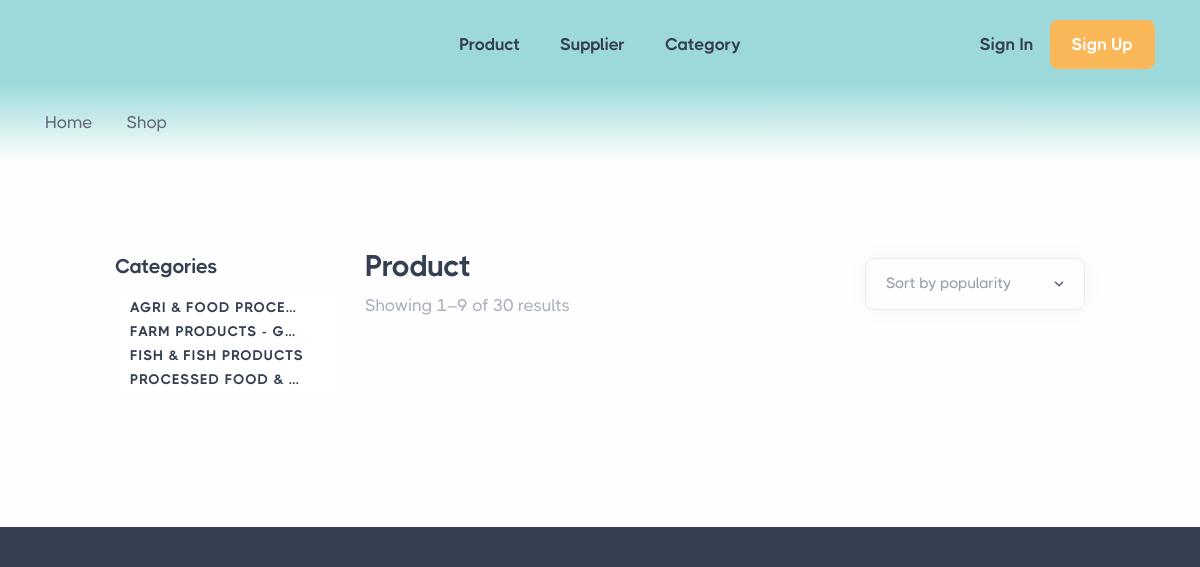
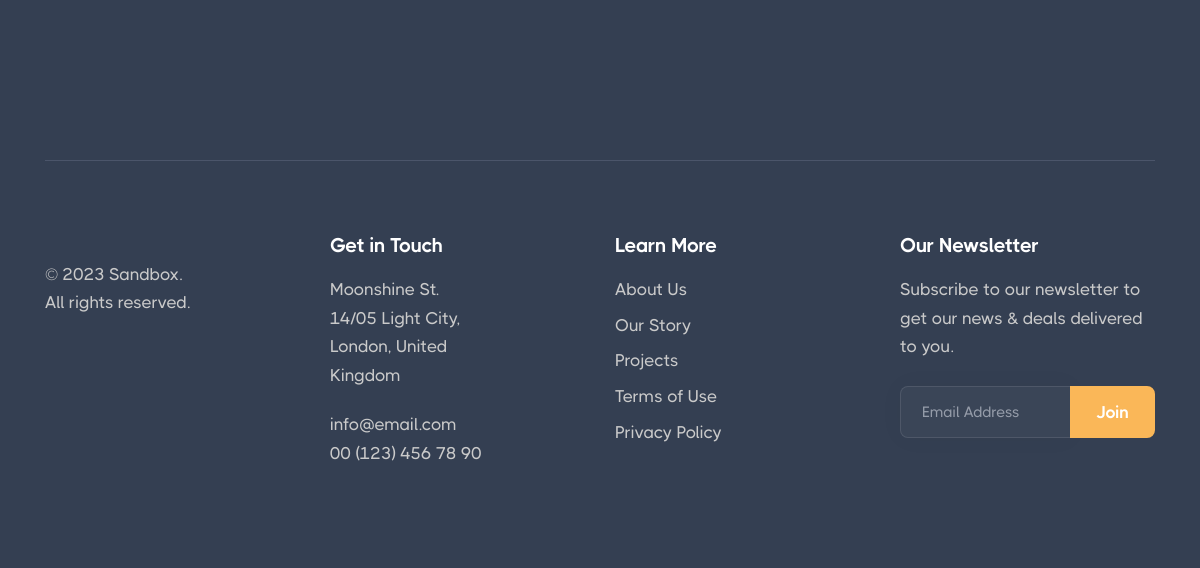
/product, run on an earlier commit of the app's database (2 pictures, top to bottom).
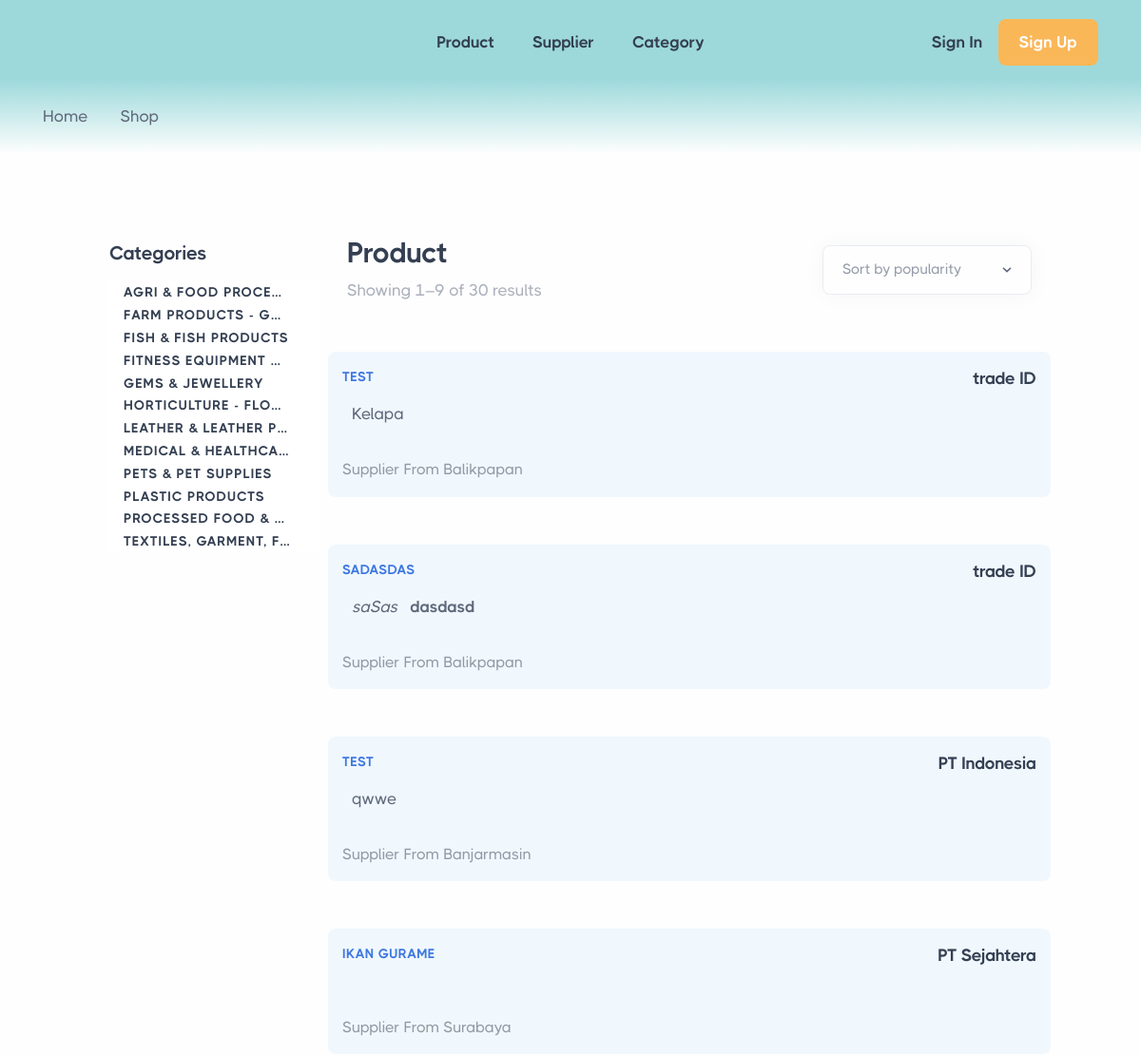
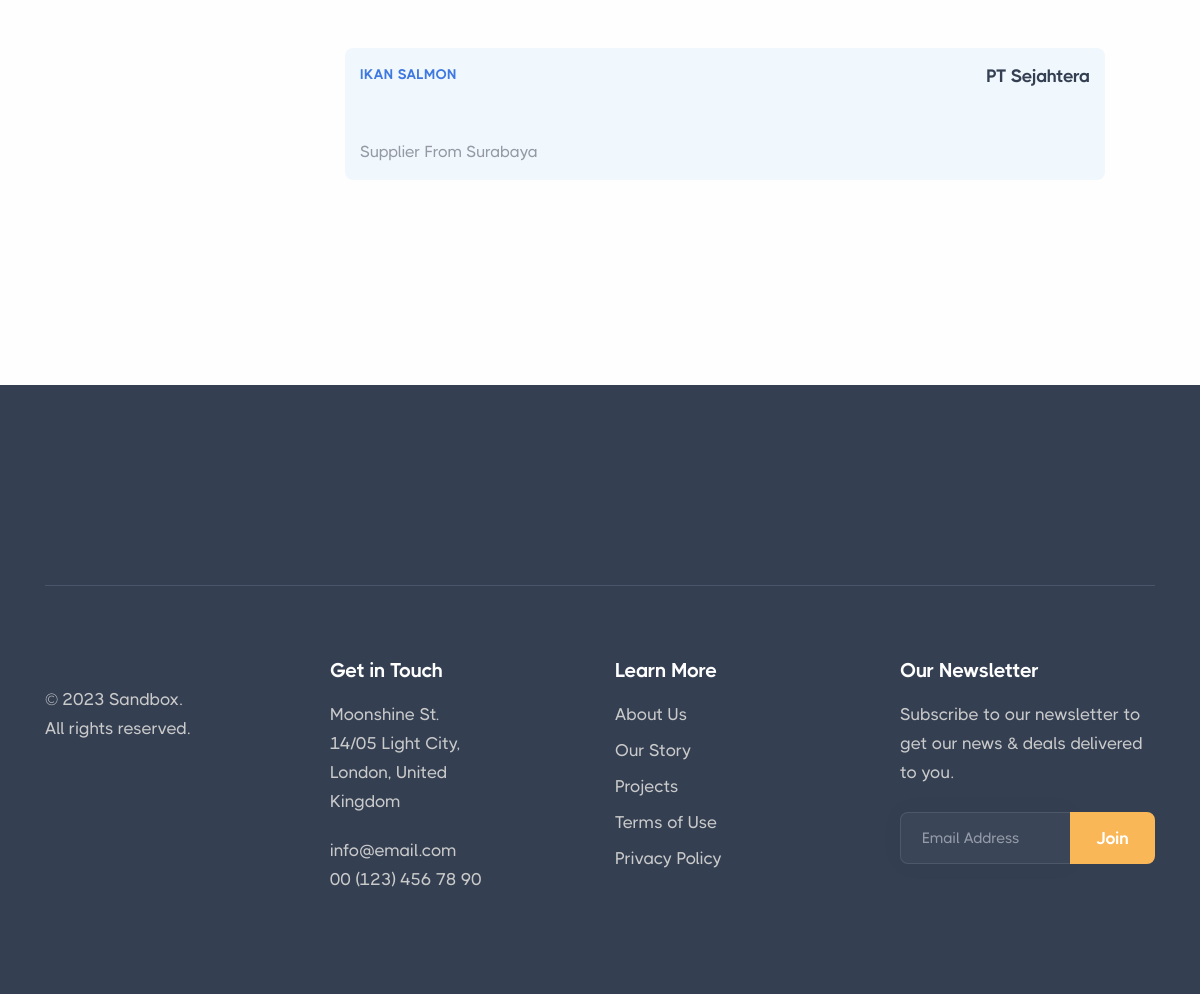
And on a later commit of the database (2 pictures, top to bottom).
### tables this page shows
CREATE TABLE `subkategori_a` (
  `idsubkategori_a` int(11) NOT NULL,
  `idkategori` int(11) NOT NULL,
  `namaSubKategori` varchar(255) NOT NULL
);

CREATE TABLE `kategori` (
  `idkategori` int(11) NOT NULL,
  `namaKategori` varchar(255) NOT NULL
);

CREATE TABLE `subkategori_b` (
  `idsubkategori_b` int(11) NOT NULL,
  `idsubkategori_a` int(11) NOT NULL,
  `idkategori` int(11) NOT NULL,
  `namaSubKategori_b` varchar(255) NOT NULL
);

CREATE TABLE `product` (
  `idproduct` int(11) NOT NULL,
  `namaProduk` varchar(255) NOT NULL,
  `idcompany` int(11) NOT NULL,
  `idkategori` int(11) NOT NULL,
  `idsubkategori_a` int(11) NOT NULL,
  `idsubkategori_b` int(11) NOT NULL,
  `deskripsiProduk` text NOT NULL,
  `deskripsiPendek` text NOT NULL,
  `harga` varchar(255) NOT NULL,
  `gambar` text DEFAULT NULL
);

CREATE TABLE `company` (
  `idcompany` int(11) NOT NULL,
  `namaPerusahaan` varchar(255) DEFAULT NULL,
  `alamat` text DEFAULT NULL,
  `kota` varchar(255) DEFAULT NULL,
  `gambarCompany` varchar(255) DEFAULT NULL,
  `deskripsiPendek` text DEFAULT NULL,
  `deskripsiPanjang` text DEFAULT NULL,
  `instagram` varchar(255) DEFAULT NULL,
  `facebook` varchar(255) DEFAULT NULL,
  `linkedin` varchar(255) DEFAULT NULL,
  `website` varchar(255) DEFAULT NULL,
  `idsupplier` int(11) NOT NULL,
  `idkategori` int(11) NOT NULL,
  `idsubkategori_a` int(11) NOT NULL
);

### application/controllers/Front/Product.php (called while the page is built, shortened)
<?php
class Product extends CI_Controller {
    public function __construct()
    {
        $this->load->model('M_Kategori');
        $this->load->model('M_Product');
        $this->load->model('M_Inquire');
        $this->load->model('M_User');
    }
    public function index() {
        $this->load->library('pagination');
        $config["base_url"] = site_url('product/index');
        $config["total_rows"] = $this->M_Product->countProduct('product');
        $config["per_page"] = 5;
        $config["uri_segment"] = 3;
        $this->pagination->initialize($config);
        $page = ($this->uri->segment(3)) ? $this->uri->segment(3) : 0;
        $iduser = $this->session->userdata('iduser');
        $data = [
            'userHeader' => $this->M_User->get_where($iduser),
            'kategori_structure' => $this->M_Kategori->getKategoriandSubkategoriA(),
            'product' => $this->M_Product->getProductALL($config["per_page"], $page),
            'header' => 'componen/header',
            'footer' => 'componen/footer',
        ];
        $data['pagination'] = $this->pagination->create_links();
        $this->load->view('productShop', $data);
    }
}

### index.php (called while the page is built, shortened)
<?php
require_once BASEPATH.'core/CodeIgniter.php';

### application/models/M_Kategori.php (called while the page is built, shortened)
<?php
class M_Kategori extends CI_Model {
    function getKategoriandSubkategoriA() {
        $this->db->select('kategori.idkategori AS idkategori, kategori.namaKategori AS kategori, subkategori_a.namaSubKategori AS subkategori_a, subkategori_a.idsubkategori_a AS idsubkategori_a, subkategori_b.namaSubKategori_b AS subkategori_b, subkategori_b.idsubkategori_b AS idsubkategori_b')
                ->from('kategori')
                ->join('subkategori_a', 'kategori.idkategori = subkategori_a.idkategori', 'left')
                ->join('subkategori_b', 'subkategori_a.idsubkategori_a = subkategori_b.idsubkategori_a', 'left')
                ->order_by('kategori.namaKategori, subkategori_a.namaSubKategori, subkategori_b.namaSubKategori_b');
        $query = $this->db->get();
        return $query->result_array();
    }
}

### application/models/M_User.php (called while the page is built, shortened)
<?php
class M_User extends CI_Model {
    function get_where($id){
        $query = $this->db->get_where('user', array('iduser' => $id));
        return $query->row();
    }
}

### application/config/config.php (called while the page is built, shortened)
<?php
$config['base_url'] = 'http://localhost/tradeid/';
$config['index_page'] = '';
$config['uri_protocol']	= 'REQUEST_URI';
$config['url_suffix'] = '';
$config['language']	= 'english';
$config['charset'] = 'UTF-8';
$config['enable_hooks'] = FALSE;
$config['subclass_prefix'] = 'MY_';
$config['composer_autoload'] = FALSE;
$config['permitted_uri_chars'] = 'a-z 0-9~%.:_\-';
$config['enable_query_strings'] = FALSE;
$config['controller_trigger'] = 'c';
$config['function_trigger'] = 'm';
$config['directory_trigger'] = 'd';
$config['allow_get_array'] = TRUE;
$config['log_threshold'] = 0;
$config['log_path'] = '';
$config['log_file_extension'] = '';
$config['log_file_permissions'] = 0644;
$config['log_date_format'] = 'Y-m-d H:i:s';
$config['error_views_path'] = '';
$config['cache_path'] = '';
$config['cache_query_string'] = FALSE;
$config['encryption_key'] = '';
$config['sess_driver'] = 'files';
$config['sess_cookie_name'] = 'ci_session';
$config['sess_samesite'] = 'Lax';
$config['sess_expiration'] = 7200;
$config['sess_save_path'] = NULL;
$config['sess_match_ip'] = FALSE;
$config['sess_time_to_update'] = 300;
$config['sess_regenerate_destroy'] = FALSE;
$config['cookie_prefix']	= '';
$config['cookie_domain']	= '';
$config['cookie_path']		= '/';
$config['cookie_secure']	= FALSE;
$config['cookie_httponly'] 	= FALSE;
$config['cookie_samesite'] 	= 'Lax';
$config['standardize_newlines'] = FALSE;
$config['global_xss_filtering'] = FALSE;
$config['csrf_protection'] = FALSE;
$config['csrf_token_name'] = 'csrf_test_name';
$config['csrf_cookie_name'] = 'csrf_cookie_name';
$config['csrf_expire'] = 7200;
$config['csrf_regenerate'] = TRUE;
$config['csrf_exclude_uris'] = array();
$config['compress_output'] = FALSE;
$config['time_reference'] = 'local';
$config['rewrite_short_tags'] = FALSE;
$config['proxy_ips'] = '';

### application/models/M_Product.php (called while the page is built, shortened)
<?php
class M_Product extends CI_Model {
    function countProduct($idcompany){
        $this->db->from('product');
        $this->db->where('idcompany', $idcompany);
        return $this->db->count_all_results();
    }
    function getProductAll($limit, $start){
        $this->db->select('*')
                 ->from('product')
                 ->join('company', 'company.idcompany = product.idcompany')
                 ->join('kategori', 'kategori.idkategori = product.idkategori')
                 ->join('subkategori_a', 'subkategori_a.idsubkategori_a = product.idsubkategori_a')
                 ->join('subkategori_b', 'subkategori_b.idsubkategori_b = product.idsubkategori_b')
                 ->limit($limit, $start);
         return  $this->db->get()->result();
    }
}

### application/views/productShop.php (the view, shortened to what the changed rows need)
<section class="wrapper bg-light">
  <div class="container-fluid px-md-15 px-sm-8  pb-14 pb-md-16 pt-12">
    <div class="row gy-10 p-3">
      <div class="col-lg-9 order-lg-2">
        <div class="row align-items-center mb-10 position-relative zindex-1">
          <div class="col-md-7 col-xl-8 pe-xl-20">
            <h2 class="display-6 mb-1">Product </h2>
          </div>
        </div>
        <div class="grid grid-view projects-masonry shop mb-13">
          <div class="row gx-md-8 gy-10 gy-md-13  isotope">
            <?php foreach ($product as $data) : ?>
            <div class=" item col-md-12 col-xl-12 p-3 bg-soft-sky rounded" style="margin-bottom:-30px;">
              <div class="row">
                <div class="d-flex justify-content-between">
                  <div class="">
                    <div class="post-category text-ash "><a class="text-blue" href=""><?= $data->namaProduk?></a></div>
                  </div>
                  <div class="">
                    <div class="">
                      <h4 class="post-title h4 fs-18"><a href="./shop-product.html" class="link-dark"><?= $data->namaPerusahaan?></a></h4>
                    </div>
                  </div>
                </div>
              </div>
              <div class="row">
                <div class="d-flex mb-2">
                  <div class="" style="margin-left:10px;">
                    <div class="align-items-center">
                        <span><?= $data->deskripsiProduk?>
                        </span>
                      </div>
                  </div>
                </div>
              </div>
              <div class="row">
                <div class="d-flex justify-content-between">
                  <div>
                    <div class="fs-16 text-ash ">Supplier From <?= $data->kota?></div>
                  </div>
                </div>
              </div>
            </div>
            <?php endforeach; ?>
          </div>
        </div>
      </div>
      <aside class="col-lg-3 sidebar">
          <div class="widget mt-1">
              <nav class="navbar list-unstyled ps-0 navbar-expand-lg navbar-expand-md navbar-expand-sm center-nav navbar-light navbar-bg-light">
                  <div class="container">
                      <div class="navbar-collapse offcanvas offcanvas-nav offcanvas-start my-auto">
                          <div class="offcanvas-body flex-column text-dark h-100">
                          <?php foreach ($kategori_structure as $row) : ?>
                            <?php if (!isset($previous_category) || $previous_category != $row['kategori']) : ?>
                              <ul class="navbar-nav ">
                                          <li class="dropdown dropdown-submenu dropend">
                                              <a class="dropdown-item dropdown-header "  ><?php echo $row['kategori']; ?></a>
                                          </li>
                              </ul>
                              <?php endif; ?>
                                      <?php $previous_category = $row['kategori'];  ?>
                                  <?php endforeach; ?>
                          </div>
                      </div>
                  </div>
              </nav>
          </div>
      </aside>
    </div>
  </div>
</section>

What changed in the data, as far as the page shows it:
added product: namaProduk "TEST", idcompany.namaPerusahaan "trade ID", deskripsiProduk "Kelapa", idcompany.kota "Balikpapan"
added product: namaProduk "SADASDAS", idcompany.namaPerusahaan "trade ID", deskripsiProduk "saSas dasdasd", idcompany.kota "Balikpapan"
added product: namaProduk "TEST", idcompany.namaPerusahaan "PT Indonesia", deskripsiProduk "qwwe", idcompany.kota "Banjarmasin"
added product: namaProduk "IKAN GURAME", idcompany.namaPerusahaan "PT Sejahtera", idcompany.kota "Surabaya"
added product: namaProduk "IKAN SALMON", idcompany.namaPerusahaan "PT Sejahtera", idcompany.kota "Surabaya"
added subkategori_b: idkategori.namaKategori "FITNESS EQUIPMENT…"
added subkategori_b: idkategori.namaKategori "GEMS & JEWELLERY"
added subkategori_b: idkategori.namaKategori "HORTICULTURE - FLO…"
added subkategori_b: idkategori.namaKategori "LEATHER & LEATHER P…"
added subkategori_b: idkategori.namaKategori "MEDICAL & HEALTHCA…"
added subkategori_b: idkategori.namaKategori "PETS & PET SUPPLIES"
added subkategori_b: idkategori.namaKategori "PLASTIC PRODUCTS"
added subkategori_b: idkategori.namaKategori "TEXTILES, GARMENT,…"
